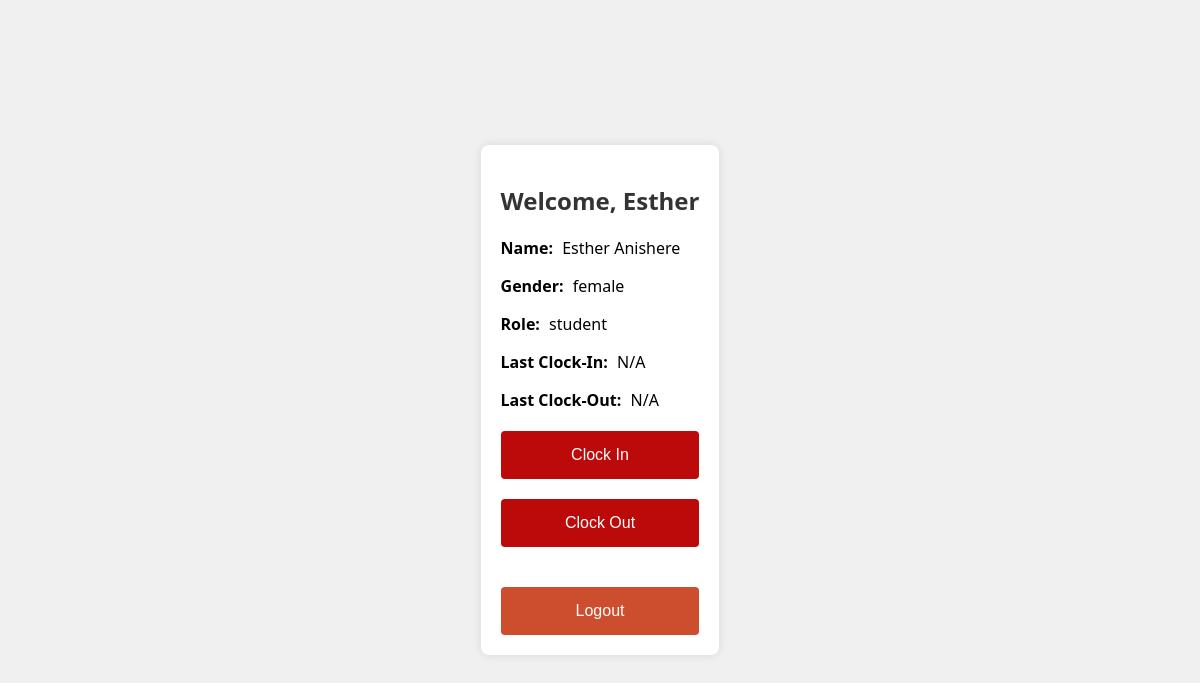
The page /capp/dashboard.php (signed in) on the database its author committed.
### tables this page shows
CREATE TABLE `registrations` (
  `username` varchar(50) NOT NULL,
  `firstname` varchar(50) NOT NULL,
  `lastname` varchar(50) NOT NULL,
  `email` varchar(255) NOT NULL,
  `phone` varchar(20) NOT NULL,
  `role` enum('student','staff') NOT NULL,
  `gender` enum('male','female','other') NOT NULL,
  `password` varchar(255) NOT NULL,
  `registration_date` timestamp NOT NULL DEFAULT current_timestamp(),
  `reset_token` varchar(255) NOT NULL
);

### capp/dashboard.php (the view, shortened to what this page needs)
<?php
require_once "./include/db.php";
$username = $_SESSION['username'];
$user_query = "SELECT * FROM registrations WHERE username=?";
$stmt = $conn->prepare($user_query);
$stmt->bind_param("s", $username);
$stmt->execute();
$result = $stmt->get_result();
$user = $result->fetch_assoc();
$last_clock_in_query = "SELECT clock_in_time FROM clockin WHERE username = ? ORDER BY clock_in_time DESC LIMIT 1";
$stmt = $conn->prepare($last_clock_in_query);
$stmt->bind_param("s", $username);
$stmt->execute();
$stmt->store_result();
$stmt->bind_result($last_clock_in_time);
$last_clock_out_query = "SELECT clock_out_time FROM clockout WHERE username = ? ORDER BY clock_out_time DESC LIMIT 1";
$stmt = $conn->prepare($last_clock_out_query);
$stmt->bind_param("s", $username);
$stmt->execute();
$stmt->store_result();
$stmt->bind_result($last_clock_out_time);
?>
<!DOCTYPE html>
<html lang="en">
<head>
    <link rel="stylesheet" href="./css/style.css">
</head>
<body>
    <div class="dashboard-container">
        <h2>Welcome, <?php echo $user['firstname']; ?></h2>
        <div class="user-info">
            <p><strong>Name:</strong> <?php echo $user['firstname']." ". $user['lastname']; ?></p>
            <p><strong>Gender:</strong> <?php echo $user['gender']; ?></p>
            <p><strong>Role:</strong> <?php echo $user['role']; ?></p>
            <p><strong>Last Clock-In:</strong> <?php echo isset($last_clock_in_time) ? $last_clock_in_time : "N/A"; ?></p>
            <p><strong>Last Clock-Out:</strong> <?php echo isset($last_clock_out_time) ? $last_clock_out_time : "N/A"; ?></p>
        </div>
        <form action="./include/clockin.php" method="post">
            <button class="log-btn" style="padding:15px;" type="submit">Clock In</button>
        </form>
        <form action="./include/clockout.php" method="post">
            <button class="log-btn" style="padding:15px;" type="submit">Clock Out</button>
        </form>
        <form action="./include/logout.php" method="post">
            <button style=" background-color: #cc4e2e; margin-top: 20px; padding:15px;" type="submit">Logout</button>
        </form>
    </div>
</body>
</html>

### capp/css/style.css (style rules this page uses)
body { background-color: #f0f0f0; font-family: Arial, sans-serif; margin: 0; display: flex; justify-content: center; align-items: center; height: 100vh; font-family: system-ui, -apple-system, BlinkMacSystemFont, 'Segoe UI', Roboto, Oxygen, Ubuntu, Cantarell, 'Open Sans', 'Helvetica Neue', sans-serif }
.log-btn { background-color: #bc0909; }
button { background-color: #bc0909; width: 100%; color: white; border: none; padding: 10px 20px; border-radius: 4px; cursor: pointer; transition: background-color 0.3s; }
.dashboard-container { background-color: #fff; box-shadow: 0 0 10px rgba(0, 0, 0, 0.1); padding: 20px; border-radius: 8px; max-width: 600px; margin: auto; }
h2 { color: #333; margin-bottom: 20px; text-align: center; }
.user-info { margin-bottom: 20px; }
.user-info p { margin-bottom: 10px; }
.user-info strong { font-weight: bold; margin-right: 5px; }
form { margin-top: 20px; }
button { background-color: #4CAF50; color: white; border: none; padding: 10px 20px; text-align: center; text-decoration: none; display: inline-block; font-size: 16px; cursor: pointer; border-radius: 4px; transition: background-color 0.3s; }

### rows shown on the page
registrations: firstname "Esther", lastname "Anishere", gender "female", role "student"
